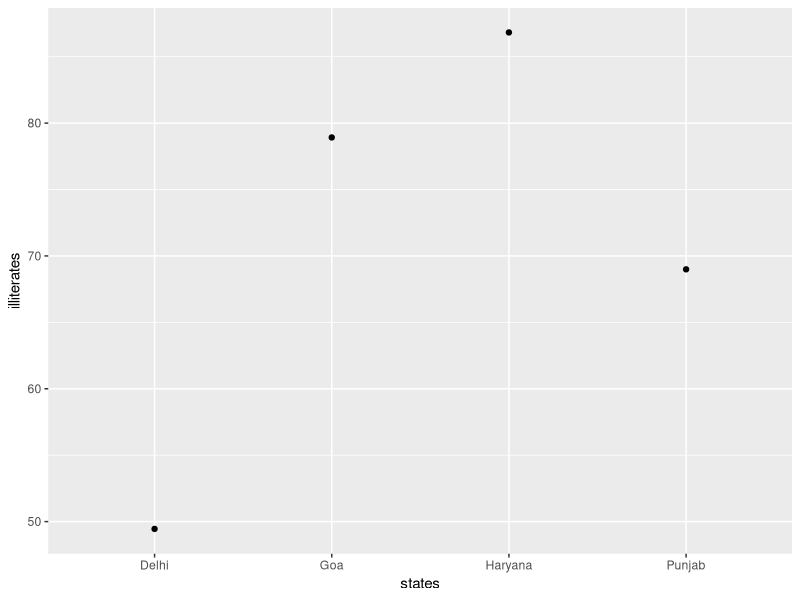

Write R code to recreate this figure.
## SIMULATE DATA ##
# The purpose of this script is to simulate some data that we might find in the DHS Final Report

# NOTE: OUR DATASET IS ONLY FEMALES AND KIDS

library(ggplot2)

set.seed(1004811778)

mat <- matrix(runif(12, 0, 100), nrow=4, byrow=TRUE)

sim_df <- data.frame(mat)

colnames(sim_df) <- c("states", "illiterates", "attending_school") # we only simulate a few columns, wlog
sim_df$states <- c("Delhi", "Haryana", "Punjab", "Goa") # we only choose a few states and omit the total (India)

ggplot(sim_df, aes(states, illiterates)) +
  geom_point()

# so from the simulated data, it looks like 86% of women and children in Haryana are illiterate, such as my partner 
# and 45% of them attend school